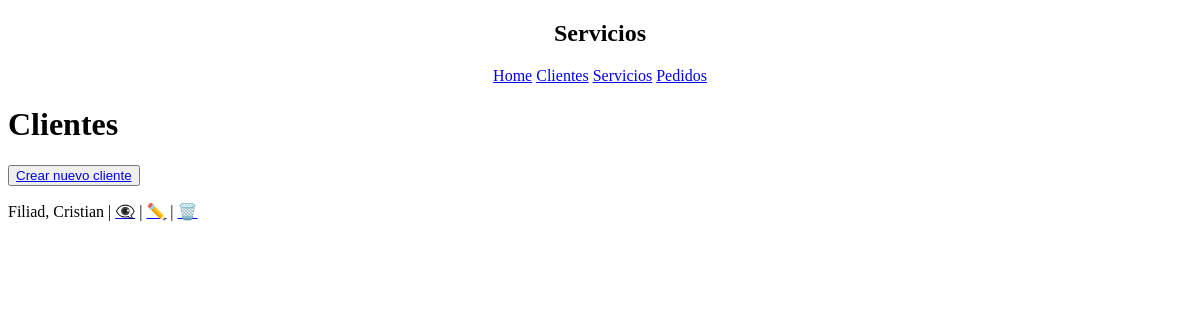
Page /cliente/ on the earlier database version.
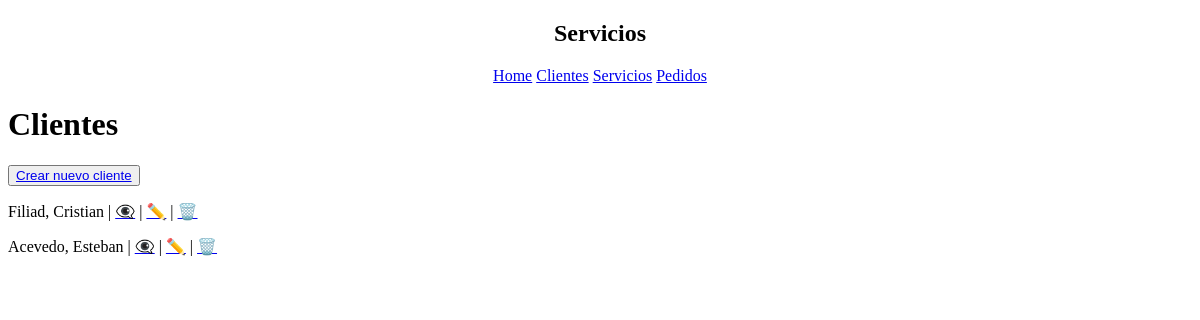
Same page on the later database version.
### servicios/models.py (models this page shows)
class Cliente(models.Model):
    nombre = models.CharField(max_length=100, db_index=True)
    apellido = models.CharField(max_length=100, db_index=True)
    celular = PhoneNumberField(unique=True)
    email = models.EmailField(null=True, blank=True)
    domicilio = models.CharField(max_length=255)
    def __str__(self) -> str:
        return f"{self.apellido}, {self.nombre}"

### servicios/views/cliente.py (the view)
# urls.py: path("cliente/", cliente.ClienteList.as_view(), name="cliente_list"),
class ClienteList(ListView):
    model = Cliente

### servicios/templates/servicios/cliente_list.html
{% extends 'servicios/base.html' %}
{% block contenido %}
    <h1>Clientes</h1>
    <button><a href="{% url 'cliente_create' %}">Crear nuevo cliente</a></button>
    {% for cliente in object_list %}
        <p>{{ cliente }}
            | <a href="{% url 'cliente_detail' cliente.id %}">👁️‍🗨️</a>
            | <a href="{% url 'cliente_update' cliente.id %}">✏️</a>
            | <a href="{% url 'cliente_delete' cliente.id %}">🗑️</a>
        </p>
    {% empty %}
        <p>No hay registros</p>
    {% endfor %}
{% endblock contenido %}

Differences in the rows shown:
added Cliente: apellido+nombre "Acevedo, Esteban"
